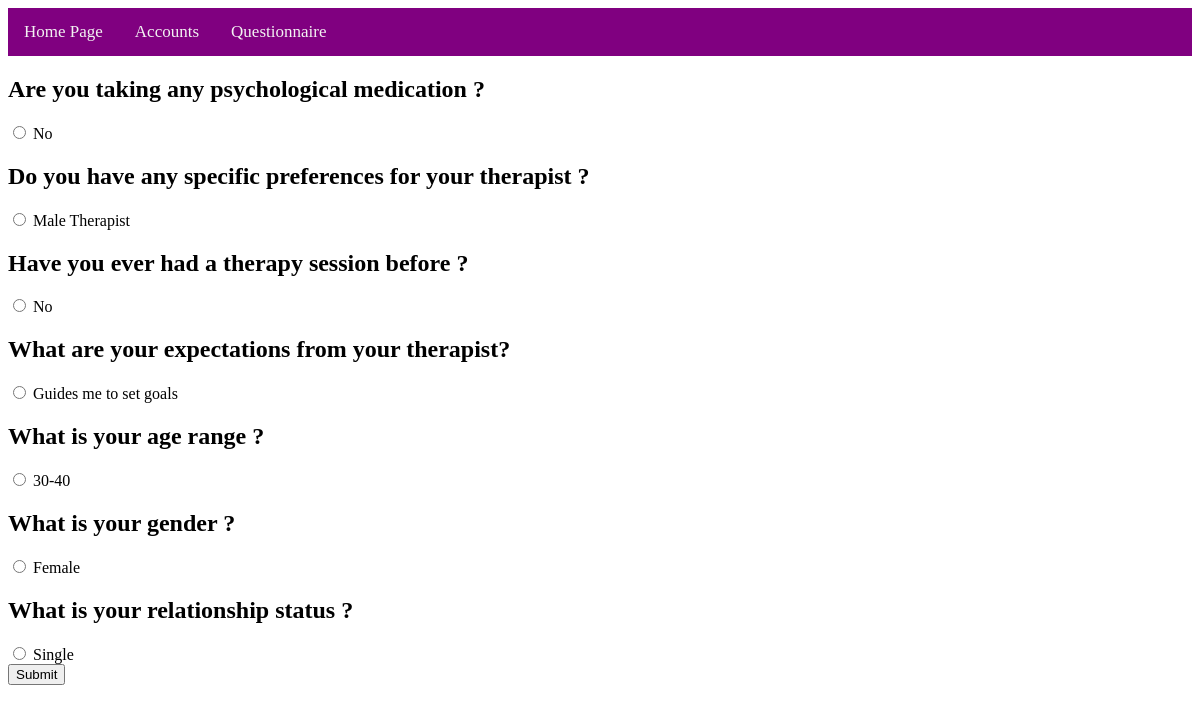
Screenshot of /Questionnaire/ with the database file from the repository.
### Questionnaire/models.py (models this page shows, shortened)
class Question(models.Model):
    text = models.CharField(max_length=255)
    class Meta:
        ordering= ["text"]

class Answer(models.Model):
    question = models.ForeignKey(Question, on_delete=models.CASCADE)
    text = models.CharField(max_length=255)
    is_correct = models.BooleanField(default=False)

### Questionnaire/views.py (the view)
# urls.py: path("",quiz,name ="quiz"),
def quiz(request):
    questions = Question.objects.all()
    return render(request, 'answer_questions.html', {'questions': questions})

### Questionnaire/templates/answer_questions.html (shortened to what this page needs)
{% extends "base.html" %}
{% block content %}
 <html>
   <head>
</head>
<body>
    <form action="{% url 'submit_quiz' %}" method="post">
        {% for question in questions %}
            <h2>{{ question.text }}</h2>
            {% for answer in question.answer_set.all %}
                    <input type="radio" name="question_{{ question.id }}" value="{{ answer.id }}">
                 <label>{{ answer.text }}</label><br>
            {% endfor %}
        {% endfor %}
        <input type="submit" value="Submit">
    </form>
{% endblock %}

### my_site/templates/base.html (shortened to what this page needs)
<!DOCTYPE html>
<html lang="en">
<head>
</head>
<body>
<div class="topnav">
    <a href="/my_site">Home Page</a>
    <a href="/Accounts">Accounts</a>
    <a href="/Questionnaire">Questionnaire</a>
</div>
{% block content %}{% endblock %}
</body>
</html>

### my_site/templates/base.html (style rules this page uses)
.topnav { background-color: #800080 ; overflow: hidden; }
.topnav a { float: left; color: #f2f2f2; text-align: center; padding: 14px 16px; text-decoration: none; font-size: 17px; }

### rows the page displays
Question: text "Are you taking any psychological medication ?"
Answer: text "No"
Question: text "Do you have any specific preferences for your therapist ?"
Answer: text "Male Therapist"
Question: text "Have you ever had a therapy session before ?"
Answer: text "No"
Question: text "What are your expectations from your therapist?"
Answer: text "Guides me to set goals"
Question: text "What is your age range ?"
Answer: text "30-40"
Question: text "What is your gender ?"
Answer: text "Female"
Question: text "What is your relationship status ?"
Answer: text "Single"
